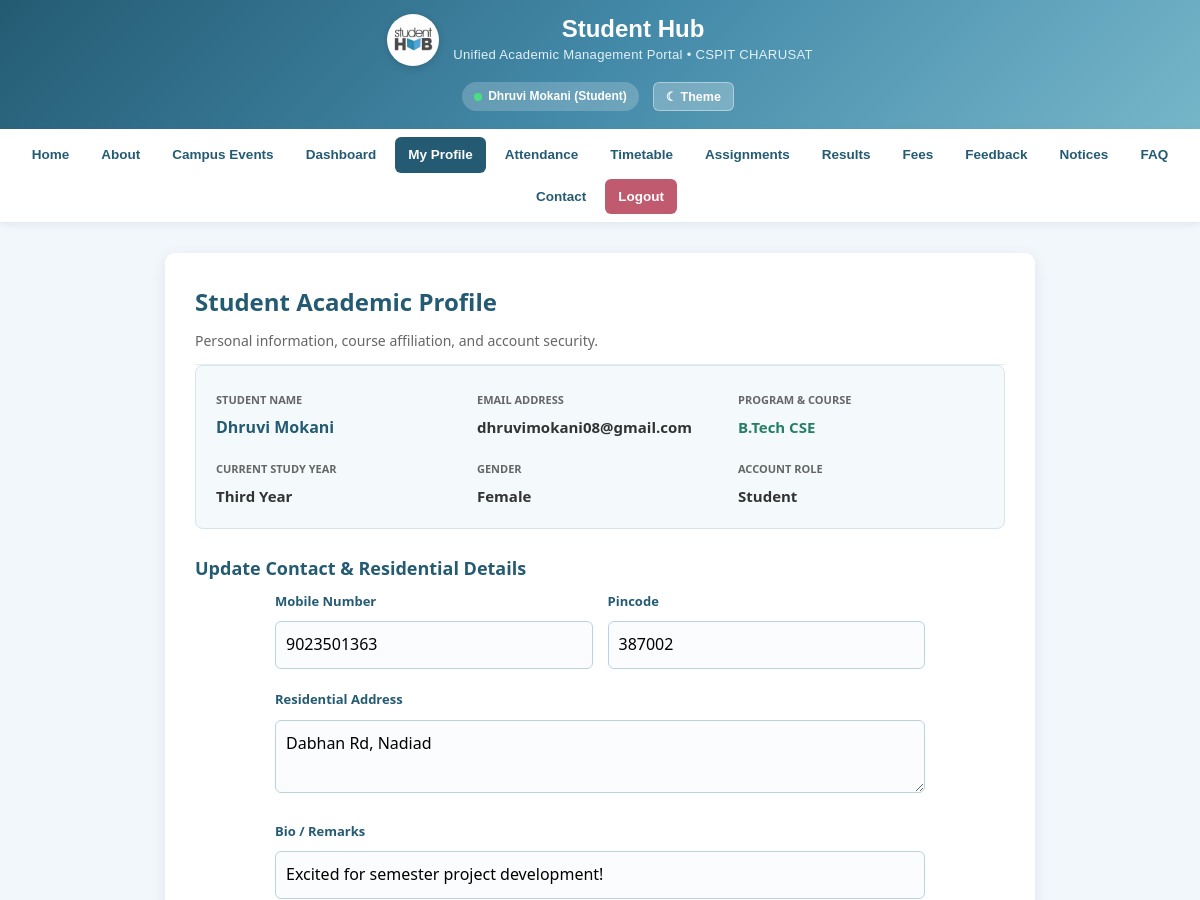
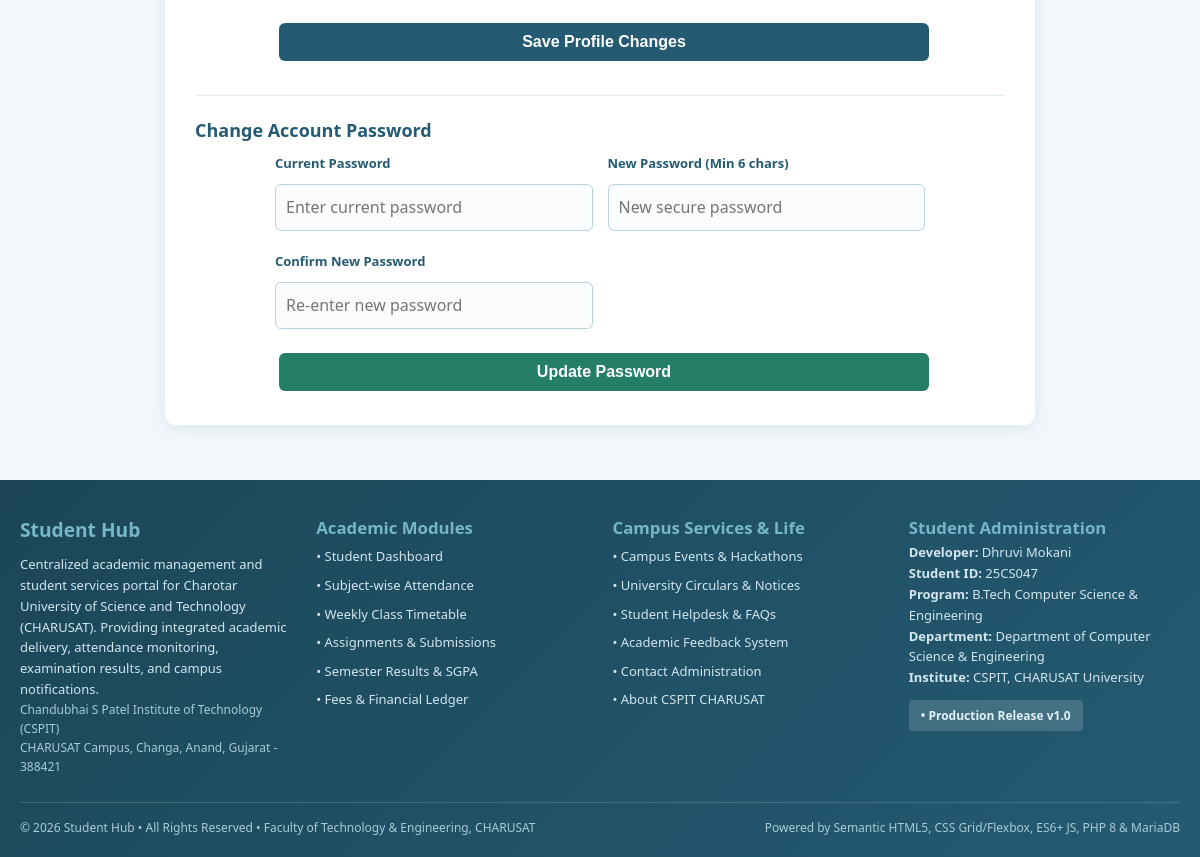
The app's page /profile.php (signed in) with its own data (2 pictures, top to bottom).
### tables this page shows
CREATE TABLE `students` (
  `id` INT AUTO_INCREMENT PRIMARY KEY,
  `student_id` INT AS (id) VIRTUAL,
  `user_id` INT NULL,
  `name` VARCHAR(100) NOT NULL,
  `email` VARCHAR(100) NOT NULL UNIQUE,
  `mobile` VARCHAR(20) DEFAULT NULL,
  `course` VARCHAR(100) NOT NULL DEFAULT 'B.Tech CSE',
  `year` VARCHAR(50) DEFAULT 'Third Year',
  `gender` VARCHAR(20) DEFAULT 'Female',
  `pincode` VARCHAR(10) DEFAULT '387002',
  `address` VARCHAR(255) DEFAULT 'CHARUSAT Campus, Changa',
  `message` TEXT DEFAULT NULL,
  `status` ENUM('active', 'inactive', 'archived') DEFAULT 'active',
  `is_deleted` TINYINT(1) DEFAULT 0,
  `phone` VARCHAR(20) AS (mobile) VIRTUAL,
  `created_at` TIMESTAMP DEFAULT CURRENT_TIMESTAMP,
  INDEX (`email`),
  INDEX (`course`),
  INDEX (`status`),
  INDEX (`is_deleted`)
);

CREATE TABLE `users` (
  `id` INT AUTO_INCREMENT PRIMARY KEY,
  `username` VARCHAR(50) NOT NULL UNIQUE,
  `name` VARCHAR(100) NOT NULL,
  `email` VARCHAR(100) NOT NULL UNIQUE,
  `password` VARCHAR(255) NOT NULL,
  `role` ENUM('student', 'editor', 'admin', 'user') DEFAULT 'student',
  `status` ENUM('active', 'inactive') DEFAULT 'active',
  `remember_token` VARCHAR(255) NULL,
  `last_login` DATETIME NULL,
  `created_at` TIMESTAMP DEFAULT CURRENT_TIMESTAMP
);

### profile.php (the view, shortened to what this page needs)
<?php
require_once __DIR__ . '/includes/auth_check.php';
$user_id = (int)$_SESSION["user_id"];
$email   = $_SESSION["email"] ?? "";
$student = null;
$s_res = mysqli_query($conn, "SELECT s.*, u.username, u.role, u.created_at as reg_date
                              FROM users u
                              LEFT JOIN students s ON s.user_id = u.id OR s.email = u.email
                              WHERE u.id = $user_id LIMIT 1");
if ($s_res && mysqli_num_rows($s_res) > 0) {
    $student = mysqli_fetch_assoc($s_res);
}
include __DIR__ . '/includes/header.php';
?>
<main style="max-width:900px;margin:30px auto;padding:0 15px;flex:1;font-family:'Segoe UI',sans-serif;">
    <div style="background:white;padding:30px;border-radius:10px;box-shadow:0 4px 15px rgba(36,91,115,0.1);margin-bottom:25px;">
        <h2 style="color:#245B73;margin-top:0;">Student Academic Profile</h2>
        <p style="color:#666;font-size:14px;border-bottom:1px solid #E1EDF2;padding-bottom:12px;">
            Personal information, course affiliation, and account security.
        </p>
        <div style="display:grid;grid-template-columns:repeat(auto-fit, minmax(220px, 1fr));gap:15px;background:#F4F9FB;padding:20px;border-radius:8px;border:1px solid #D5E5ED;margin-bottom:25px;">
            <div>
                <small style="color:#666;text-transform:uppercase;font-size:11px;font-weight:bold;">Student Name</small>
                <div style="font-weight:bold;font-size:16px;color:#245B73;margin-top:3px;">
                    <?php echo htmlspecialchars($student['name'] ?? $_SESSION['name'] ?? 'Dhruvi Mokani'); ?>
                </div>
            </div>
            <div>
                <small style="color:#666;text-transform:uppercase;font-size:11px;font-weight:bold;">Email Address</small>
                <div style="font-weight:bold;font-size:15px;color:#333;margin-top:3px;">
                    <?php echo htmlspecialchars($email); ?>
                </div>
            </div>
            <div>
                <small style="color:#666;text-transform:uppercase;font-size:11px;font-weight:bold;">Program &amp; Course</small>
                <div style="font-weight:bold;font-size:15px;color:#257E66;margin-top:3px;">
                    <?php echo htmlspecialchars($student['course'] ?? 'B.Tech CSE'); ?>
                </div>
            </div>
            <div>
                <small style="color:#666;text-transform:uppercase;font-size:11px;font-weight:bold;">Current Study Year</small>
                <div style="font-weight:bold;font-size:15px;color:#333;margin-top:3px;">
                    <?php echo htmlspecialchars($student['year'] ?? 'Third Year'); ?>
                </div>
            </div>
            <div>
                <small style="color:#666;text-transform:uppercase;font-size:11px;font-weight:bold;">Gender</small>
                <div style="font-weight:bold;font-size:15px;color:#333;margin-top:3px;">
                    <?php echo htmlspecialchars($student['gender'] ?? 'Female'); ?>
                </div>
            </div>
            <div>
                <small style="color:#666;text-transform:uppercase;font-size:11px;font-weight:bold;">Account Role</small>
                <div style="font-weight:bold;font-size:15px;color:#333;margin-top:3px;">
                    <?php echo ucfirst($student['role'] ?? 'Student'); ?>
                </div>
            </div>
        </div>
        <h3 style="color:#245B73;font-size:18px;">Update Contact &amp; Residential Details</h3>
        <form method="POST" action="profile.php" style="margin-bottom:30px;">
            <div style="display:grid;grid-template-columns:1fr 1fr;gap:15px;margin-bottom:15px;">
                <div>
                    <label style="display:block;font-weight:bold;color:#245B73;margin-bottom:5px;font-size:13px;">Mobile Number</label>
                    <input type="text" name="mobile" maxlength="10" value="<?php echo htmlspecialchars($student['mobile'] ?? ''); ?>" placeholder="10-digit mobile" style="width:100%;padding:10px;border:1px solid #B9D2DF;border-radius:6px;box-sizing:border-box;">
                </div>
                <div>
                    <label style="display:block;font-weight:bold;color:#245B73;margin-bottom:5px;font-size:13px;">Pincode</label>
                    <input type="text" name="pincode" maxlength="6" value="<?php echo htmlspecialchars($student['pincode'] ?? ''); ?>" placeholder="6-digit pincode" style="width:100%;padding:10px;border:1px solid #B9D2DF;border-radius:6px;box-sizing:border-box;">
                </div>
            </div>
            <div style="margin-bottom:15px;">
                <label style="display:block;font-weight:bold;color:#245B73;margin-bottom:5px;font-size:13px;">Residential Address</label>
                <textarea name="address" rows="2" style="width:100%;padding:10px;border:1px solid #B9D2DF;border-radius:6px;box-sizing:border-box;font-family:inherit;"><?php echo htmlspecialchars($student['address'] ?? ''); ?></textarea>
            </div>
            <div style="margin-bottom:15px;">
                <label style="display:block;font-weight:bold;color:#245B73;margin-bottom:5px;font-size:13px;">Bio / Remarks</label>
                <input type="text" name="message" value="<?php echo htmlspecialchars($student['message'] ?? ''); ?>" placeholder="Brief bio or academic interests" style="width:100%;padding:10px;border:1px solid #B9D2DF;border-radius:6px;box-sizing:border-box;">
            </div>
            <button type="submit" name="update_profile" style="background:#245B73;color:white;padding:10px 20px;border:none;border-radius:6px;font-weight:bold;cursor:pointer;">
                Save Profile Changes
            </button>
        </form>
        <h3 style="color:#245B73;font-size:18px;border-top:1px solid #E1EDF2;padding-top:20px;">Change Account Password</h3>
        <form method="POST" action="profile.php">
            <div style="display:grid;grid-template-columns:repeat(auto-fit, minmax(220px, 1fr));gap:15px;margin-bottom:15px;">
                <div>
                    <label style="display:block;font-weight:bold;color:#245B73;margin-bottom:5px;font-size:13px;">Current Password</label>
                    <input type="password" name="current_password" required placeholder="Enter current password" style="width:100%;padding:10px;border:1px solid #B9D2DF;border-radius:6px;box-sizing:border-box;">
                </div>
                <div>
                    <label style="display:block;font-weight:bold;color:#245B73;margin-bottom:5px;font-size:13px;">New Password (Min 6 chars)</label>
                    <input type="password" name="new_password" minlength="6" required placeholder="New secure password" style="width:100%;padding:10px;border:1px solid #B9D2DF;border-radius:6px;box-sizing:border-box;">
                </div>
                <div>
                    <label style="display:block;font-weight:bold;color:#245B73;margin-bottom:5px;font-size:13px;">Confirm New Password</label>
                    <input type="password" name="confirm_password" minlength="6" required placeholder="Re-enter new password" style="width:100%;padding:10px;border:1px solid #B9D2DF;border-radius:6px;box-sizing:border-box;">
                </div>
            </div>
            <button type="submit" name="change_password" style="background:#257E66;color:white;padding:10px 20px;border:none;border-radius:6px;font-weight:bold;cursor:pointer;">
                Update Password
            </button>
        </form>
    </div>
</main>
<?php include __DIR__ . '/includes/footer.php'; ?>

### css/style.css (style rules this page uses)
* { margin:0; padding:0; box-sizing:border-box; }
html { scroll-behavior:smooth; }
body { font-family:Arial,Helvetica,sans-serif; background:#F2F7FB; color:#283747; line-height:1.6; min-height:100vh; display:flex; flex-direction:column; }
main { width:100%; max-width:1200px; margin:auto; padding:15px 10px; flex:1; }
h2,h3 { color:#245B73; margin-bottom:8px; }
button,#mybutton { background:#38697e; color:white; border:0; border-radius:6px; padding:10px 16px; margin:4px; cursor:pointer; }
form { max-width:650px; margin:auto; }
input,select,textarea { width:100%; padding:10px; margin:5px 0 5px; border:1px solid #B9D2DF; border-radius:6px; font:inherit; background:#FAFCFD; }
form button[type="submit"] { width:100%; background:linear-gradient(135deg,#4389A8,#5A9FBA); color:white; border:none; border-radius:6px; padding:12px; font-size:16px; font-weight:bold; cursor:pointer; }
@media (min-width:576px) { main { padding:20px 15px; } }
@media (min-width:576px) { button,#mybutton { width:auto; } }
@media (min-width:992px) { main { padding:30px 20px; } }

### records on screen
students: name "Dhruvi Mokani", course "B.Tech CSE", year "Third Year", gender "Female", user.role "Student", mobile "9023501363", pincode "387002", address "Dabhan Rd, Nadiad", message "Excited for semester project development!"

### other values on screen
$user_name "Dhruvi Mokani"
$user_role "Student"
$email "dhruvimokani08@gmail.com"
